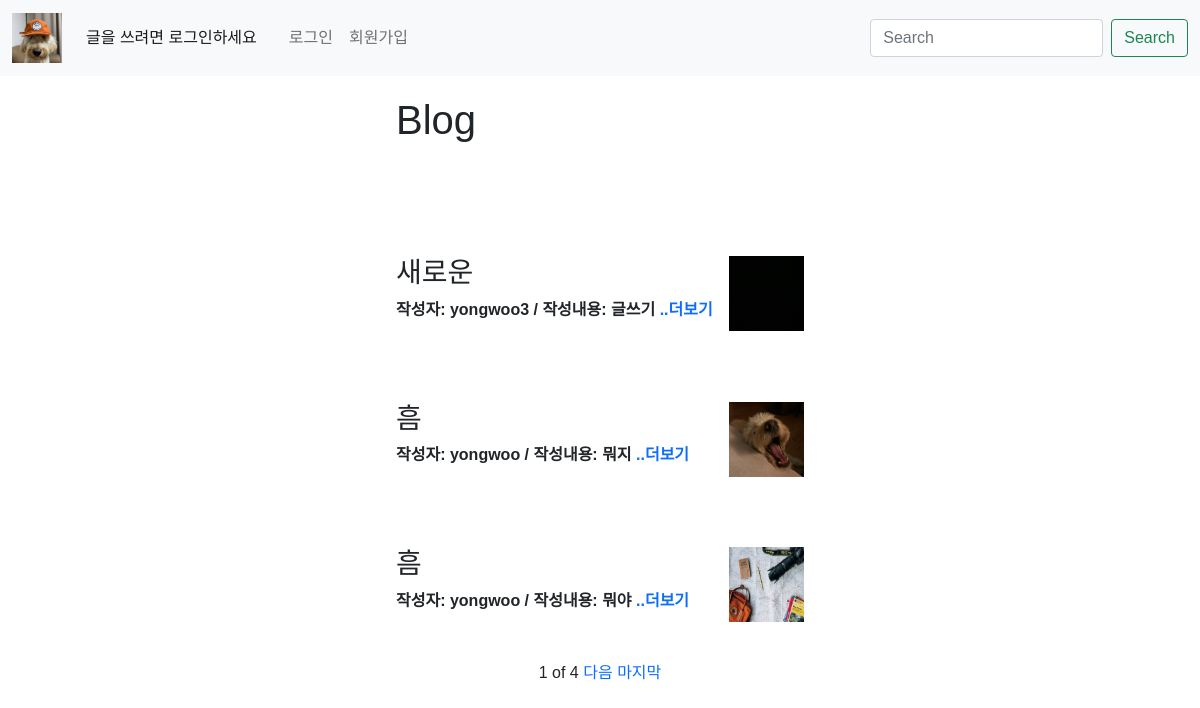
The page / on the database its author committed.
### blog/models.py (models this page shows, shortened)
class Blog(models.Model):
    user = models.ForeignKey(CustomUser, null = True, on_delete=models.CASCADE)
    title = models.CharField(max_length=200)
    writer = models.CharField(max_length=10)
    pub_date = models.DateTimeField()
    body = models.TextField()
    image = models.ImageField(upload_to="blog/", blank=True, null=True)
    def summary(self):
        return self.body[:100]

### account/models.py (models this page shows)
class CustomUser(AbstractUser):
    nickname = models.CharField(max_length=100)
    university = models.CharField(max_length = 50)

### blog/views.py (the view)
# urls.py: 2. Add a URL to urlpatterns:  path('', views.home, name='home')
def home(request):
    blogs = Blog.objects.order_by('-pub_date')
    query = request.GET.get('query')
    if query:
        blogs = Blog.objects.filter(title__contains=query)
    paginator = Paginator(blogs, 3)
    page = request.GET.get('page')
    paginated_blogs = paginator.get_page(page)
    return render(request, 'home.html', {'blogs' : paginated_blogs})

### blog/templates/home.html (shortened to what this page needs)
{% extends 'base.html' %}
{% load static %}
    {% block content %}
    <div class = 'block1'>
      <header>
          {% if user.is_authenticated %}
          <h1>Blog &nbsp;&nbsp;<a href="{% url 'blog:new' %}">
          <img src="{% static 'before.JPEG' %}"
            onmouseover="this.src='{% static 'after.JPEG' %}'"
            onmouseout="this.src='{% static 'before.JPEG' %}'"
            style="width: 75px; height: 75px; float: right;">
          </a></h1>
          {% else %}
          <h1>Blog</h1>
      </header>
      <br>
      {% endif %}
      {% for blog in blogs %}
      <div class="box" style="margin-top :80px;">
      <div class="img" style="">
        <a href="{% url 'blog:detail' blog.id %}">
          {% if blog.image %}
          <img src="{{blog.image.url}}" alt="" style="float: right; width:75px; height: 75px;" >
        </a>
          {% else %}
          <img src="{% static 'nosign.png' %}" alt="" style="width: 75px; height: 75px; float: right;">
        </a>
        {% endif %}
        <div class="content">
          <h3>{{ blog.title }}</h3>
          <b>작성자: {{ blog.user }} / 작성내용: {{ blog.summary }} <a href="{% url 'blog:detail' blog.id %}">..더보기</a></b><br>
        </div>
      </div>
      {% endfor %}
      <br>
      <br>
      <div class="paginator">
        <span>{{blogs.number}}</span>
        <span>of</span>
        <span>{{blogs.paginator.num_pages}}</span>
        {% if blogs.has_next %}
        <a href="?page={{blogs.next_page_number}}">다음</a>
        <a href="?page={{blogs.paginator.num_pages}}">마지막</a>
        {% endif %}
      </div>
      </div>
    {% endblock %}

### modelproject/templates/base.html (shortened to what this page needs)
{% load static %}
<!DOCTYPE html>
<html lang="en">
  <head>
    <link href="https://cdn.jsdelivr.net/npm/bootstrap@5.0.2/dist/css/bootstrap.min.css" rel="stylesheet">
  </head>
  <body>
    <nav class="navbar navbar-expand-lg navbar-light bg-light">
      <div class="container-fluid">
        <a class="navbar-brand" href="{% url 'home' %}">
            <img src="{% static 'IMG_1939.JPG' %}" alt = "" style="width:50px; height: 50px;">
        </a>
        <div class="collapse navbar-collapse" id="navbarSupportedContent">
          <ul class="navbar-nav me-auto mb-2 mb-lg-0">
            {% if user.is_authenticated %}
            <li class="nav-item">
              <a class="nav-link active" aria-current="page" href="{% url 'blog:new' %}">새 글 쓰기</a>
            </li>
            {% else %}
            <li class="nav-item">
              <a class="nav-link active" aria-current="page" href="{% url 'account:login' %}">글을 쓰려면 로그인하세요</a>
            </li>
            {% endif %}
            <li class="nav-item">
              <a class="nav-link" href="#">
              </a>
            </li>
            {% if user.is_authenticated %}
            <li class="nav-item">
            <a class="nav-link" href="{% url 'account:logout' %}" tabindex="-1" aria-disabled="true">로그아웃</a>
            </li>
            {% else %}
            <li class="nav-item">
              <a class="nav-link" href="{% url 'account:login' %}" tabindex="-1" aria-disabled="true">로그인</a>
            </li>
            <li class="nav-item">
                <a class="nav-link" href="{% url 'account:signup' %}" tabindex="-1" aria-disabled="true">회원가입</a>
              </li>
            {% endif %}
          </ul>
          <form class="d-flex" action="{% url 'home' %}">
            <input class="form-control me-2" type="text" placeholder="Search" aria-label="Search" name = 'query'>
            <button class="btn btn-outline-success" type="submit">Search</button>
          </form>
        </div>
      </div>
    </nav>
    <div class="block">
        {% block content %}
        {% endblock %}
      </div>
    </div>
  </body>
</html>

### modelproject/templates/base.html (style rules this page uses)
body { height: 100%; font-family: 'Noto Sans KR', sans-serif; }
a { text-decoration: none; }
.block1 { margin-top: 20px; margin-left: 33%; margin-right: 33%; }
.paginator { text-align: center; }

### rows shown on the page
Blog: image (picture), title "새로운", user "yongwoo3", summary "글쓰기"
Blog: image (picture), title "흠", user "yongwoo", summary "뭐지"
Blog: image (picture), title "흠", user "yongwoo", summary "뭐야"

### other values the page prints
{{ blogs.number }} "1"
{{ blogs.paginator.num_pages }} "4"
